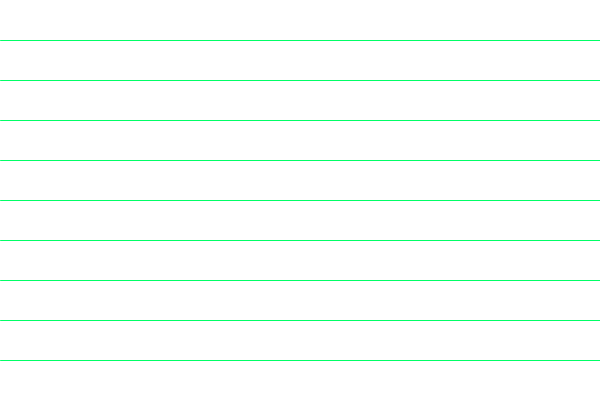
Frame 1 (no input)
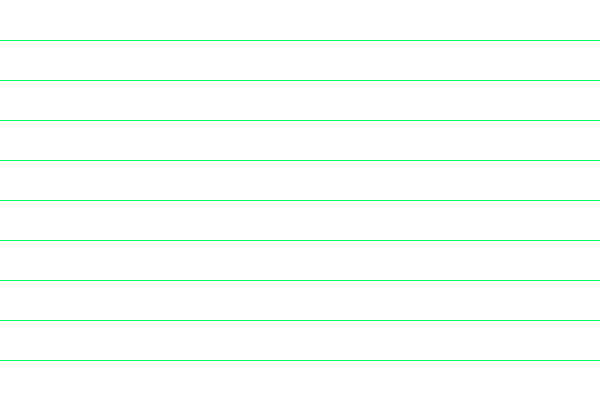
Frame 60 (the mouse pressed at the canvas centre just before this capture)
Frame 120 (the mouse held since frame 60 and released just before this capture): identical to frame 60, image omitted

The Processing sketch that drew these frames (run headless with seeded random() and noise(); from frame 60 on, the mouse is pressed at the canvas centre):

// Processing sketch: fp_pg_q_05_12
// ── fp_pg_q_05_12.pde
// 問題 5.12 図 5.6(c) に示すような 600 画素 × 400 画素の描画範囲に，等間隔に水平な直線を 9 本描画せよ．
void setup() {
  size(600, 400);
  background(255, 255, 255);
}

void draw() {
  int x = 0;
  int r = height / 10;
  strokeWeight(1);
  stroke(0, 255, 102);
  for (float y = r; y <= (r * 9); y+=r) {
    line(x, y, width, y);
  }
}
